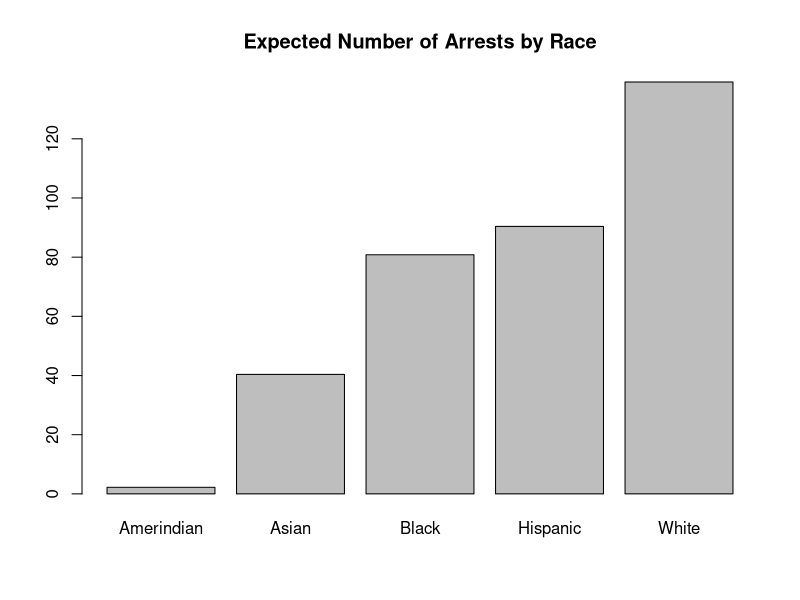
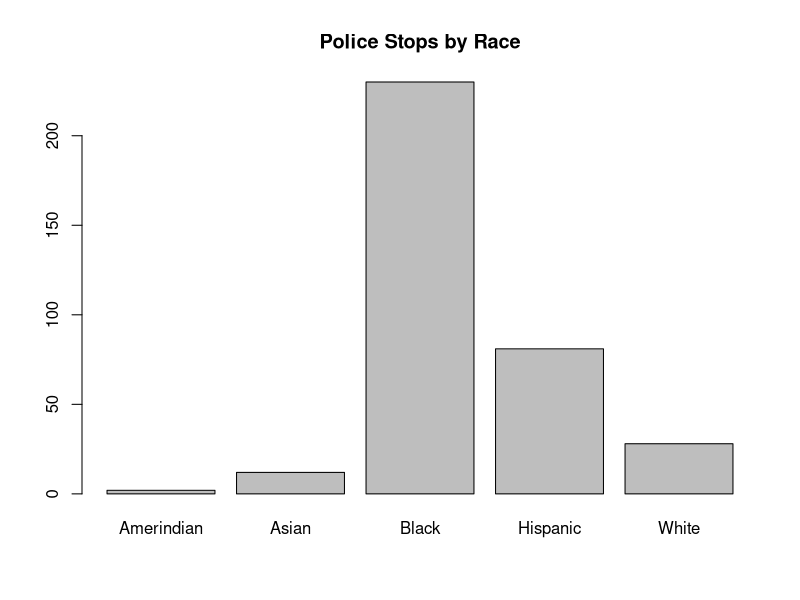

Write R code to recreate these figures, in order.
## ---- chunk 1

stops <- read.csv("small_sample.csv")
show_this <- with(stops, table(stops$Q, stops$X2016));
stop.amer.ind <- 2
stop.asian.pacific <-12
stop.white <- 28
stop.hispanic <- 59+22
stop.black <-171+59
stops <- c(stop.amer.ind, stop.asian.pacific, stop.black, stop.hispanic, stop.white) 


stop.total <- sum(stops)

total <- (57512 + 3597341 + 2158851 + 1038388 + 5147 + 2088510 + 177225) #This is different than population total because census data treats 'Hispanic' separately than race, leading to double counting of ~2 million people. This is fine for my purposes however as the census data still accurately reports who identifies as 'black'  and 'white' or 'Hispanic' and people are free to choose multiple options. Because of the discrepancies in racial bookeeping in the agencies, each hispanic person will be double counted as either white or black from the information provided by the NYPD. This ensures that a person's bi-racial status does not affect their race or the independence between sets.


exp.amer.ind <- 57512
exp.white <- 3597341
exp.asian.pacific <- (1038388+5147)
exp.black <- 2088510
exp.hispanic <-(2158851+177225)



measured <- c(stop.amer.ind, stop.asian.pacific, stop.black, stop.hispanic, stop.white)
expected <- c(exp.amer.ind, exp.asian.pacific, exp.black, exp.hispanic, exp.white)/total*stop.total
expected.total <- sum(expected)
## ---- chunk 2
barplot(expected, main ="Expected Number of Arrests by Race", names.arg = c("Amerindian", "Asian",  "Black", "Hispanic", "White"))

## ---- chunk 3
barplot(measured, main ="Police Stops by Race", names.arg = c("Amerindian", "Asian",  "Black", "Hispanic", "White"))
## ---- chunk 4
chisq.test(as.table(rbind(measured,expected)), simulate.p.value = FALSE)
